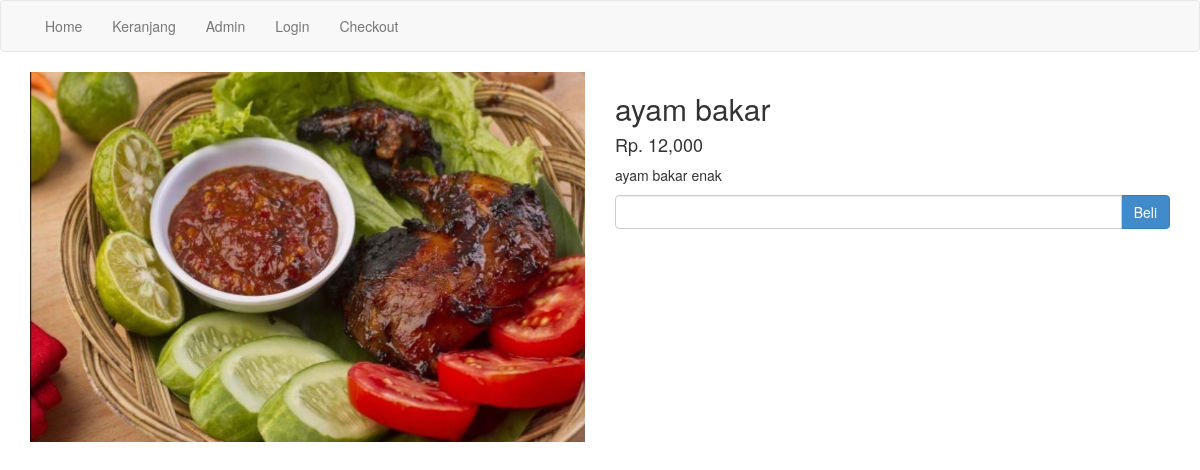
Screenshot of /detail.php?id=2 with the database file from the repository.
### tables this page shows
CREATE TABLE `produk` (
  `id_produk` int(11) NOT NULL,
  `nama_produk` varchar(100) NOT NULL,
  `harga_produk` int(11) NOT NULL,
  `foto_produk` varchar(100) NOT NULL,
  `deskripsi_produk` text NOT NULL
);

### detail.php (the view, shortened to what this page needs)
<?php include 'koneksi.php'; ?>
<?php
$id_produk = $_GET["id"];
$ambil = $koneksi->query("SELECT * FROM produk WHERE id_produk='$id_produk'");
$detail = $ambil->fetch_assoc();
?>
<!DOCTYPE html>
<html>
<head>
    <link rel="stylesheet" href="admin/assets/css/bootstrap.css">
</head>
<body>
<nav class="navbar navbar-default">
		<div class="container">
			<ul class="nav navbar-nav">
				<li><a href="index.php">Home</a></li>
				<li><a href="keranjang.php">Keranjang</a></li>
                <li><a href="admin/login.php">Admin</a></li>
				<?php if (isset($_SESSION["pelanggan"])):?>
					<li><a href="logout.php">Logout</a></li>
				<?php else: ?>
					<li><a href="login.php">Login</a></li>
				<?php endif ?>
					<li><a href="checkout.php">Checkout</a></li>
			</ul>
		</div>
	</nav>
<section class="kontent">
        <div class="container">
            <div class="row">
                <div class="col-md-6">
                    <img src="foto_produk/<?php echo $detail["foto_produk"]; ?>" alt="" class="img-responsive">
                </div>
                <div class="col-md-6">
                    <h2><?php echo $detail["nama_produk"] ?></h2>
                    <h4>Rp. <?php echo number_format($detail["harga_produk"]); ?></h4>
                    <p><?php echo $detail["deskripsi_produk"]; ?></p>
                    <form method="post">
                            <div class="form-group">
                                <div class="input-group">
                                    <input type="number" min="1" class="form-control" name="jumlah">
                                        <div class="input-group-btn">
                                            <button class="btn btn-primary" name="beli">Beli</button>
                                        </div>
                                </div>
                            </div>
                        </form>
                </div>
            </div>
        </div>
</section>
</body>
</html>

### rows the page displays
produk: foto_produk (picture), nama_produk "ayam bakar", harga_produk "12,000", deskripsi_produk "ayam bakar enak"
